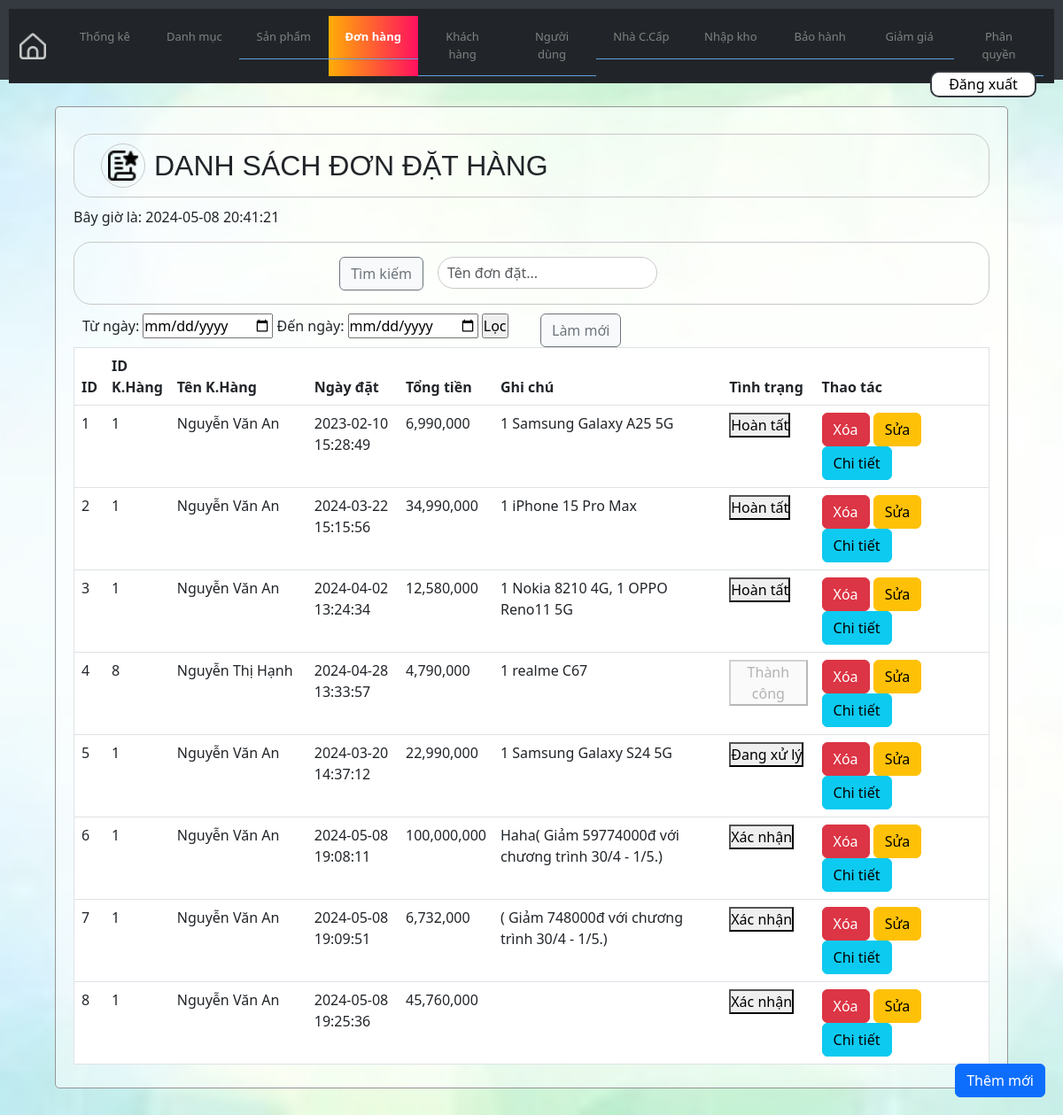
Screenshot of /admin/index.php?ctrl=orderController (signed in) with the database file from the repository.
### tables this page shows
CREATE TABLE `don_dat_hang` (
  `id` int(11) NOT NULL,
  `id_khach_hang` int(11) DEFAULT NULL,
  `ngay` datetime DEFAULT NULL,
  `tong_tien` decimal(10,2) DEFAULT NULL,
  `ghi_chu` text DEFAULT NULL,
  `tinh_trang` varchar(224) DEFAULT NULL
);

CREATE TABLE `khach_hang` (
  `id` int(11) NOT NULL,
  `ten` varchar(255) DEFAULT NULL,
  `so_dien_thoai` varchar(20) DEFAULT NULL,
  `email` varchar(255) DEFAULT NULL,
  `dia_chi` varchar(255) DEFAULT NULL,
  `id_nguoi_dung` int(11) DEFAULT NULL
);

### lib/database.php (called while the page is built, shortened)
<?php
class Database
{
    private $host = "localhost";
    private $username = "root";
    private $password = "";
    private $database = "phonestore";
    private $conn;
    public function __construct()
    {
        $this->conn = $this->connectDB();
    }
    private function connectDB()
    {
        $conn = mysqli_connect($this->host, $this->username, $this->password, $this->database);
        return $conn;
    }
    public function select($query)
    {
        $result = mysqli_query($this->conn, $query);
        if ($result) {
            $data = mysqli_fetch_all($result, MYSQLI_ASSOC);
            return $data;
        } else {
            die(mysqli_error($this->conn));
        }
    }
}

### admin/model/orderModel.php (called while the page is built, shortened)
<?php
class OrderModel
{
    private $db;
    public function __construct()
    {
        $this->db = new Database();
    }
    public function getAllOrders()
    {
        $query = "SELECT don_dat_hang.*,khach_hang.ten AS ten_khach_hang
              FROM don_dat_hang
              JOIN khach_hang ON don_dat_hang.id_khach_hang = khach_hang.id";
        return $this->db->select($query);
    }
}

### admin/view/orderView.php (the view, shortened to what this page needs)
<!DOCTYPE html>
<html lang="vi">
<head>
    <link rel="stylesheet" href="/admin/css/common.css">
    <link href="https://cdn.jsdelivr.net/npm/bootstrap@5.3.0-alpha1/dist/css/bootstrap.min.css" rel="stylesheet">
</head>
<body>
    <div class="containerr">
        <div class="header-box">
            <div class="header-icon">
                <img src="/admin/img/icon/list.png" alt="orderImg">
            </div>
            <h2 class="mt-0 mb-0">DANH SÁCH ĐƠN ĐẶT HÀNG</h2>
        </div>
        <p class="time">Bây giờ là:
            <?php
            echo date('Y-m-d H:i:s'); ?></p>
        <div class="searchHolder">
            <form class="search-form-order mt-3">
                <div class="row g-3 searchField">
                    <div class="col-auto">
                        <input type="text" id="search" name="search" placeholder="Tên đơn đặt..." class="form-control" width="100%">
                    </div>
                    <div class="col-auto search">
                        <button type="submit" class="btn btn-light btn-outline-secondary">Tìm kiếm</button>
                    </div>
                </div>
            </form>
        </div>
        <div class="filter-and-refresh">
            <form class="filterOrder" method="GET" action="index.php">
                Từ ngày: <input type="date" name="from_date" required>
                Đến ngày: <input type="date" name="to_date" required>
                <input type="submit" value="Lọc">
            </form>
            <div class="refresh">
                <a href="index.php?ctrl=orderController" class="btn btn-light btn-outline-secondary">Làm mới</a>
            </div>
        </div>
        <div class="addNew btn btn-primary">
            <a class="addOrderLink" href="index.php?ctrl=orderController&action=viewAddOrder">Thêm mới</a>
        </div>
        <table class="table">
            <thead class="bg-dark text-white">
                <tr>
                    <th> ID</th>
                    <th style="width: 5%"> ID K.Hàng</th>
                    <th style="width: 15%"> Tên K.Hàng</th>
                    <th style="width: 10%"> Ngày đặt</th>
                    <th> Tổng tiền</th>
                    <th style="width: 25%"> Ghi chú</th>
                    <th> Tình trạng</th>
                    <th> Thao tác</th>
                </tr>
            </thead>
            <tbody>
                <?php foreach ($orders as $order) : ?>
                    <tr>
                        <td><?php echo $order['id']; ?></td>
                        <td><?php echo $order['id_khach_hang']; ?></td>
                        <td><?php echo $order['ten_khach_hang']; ?></td>
                        <td><?php echo $order['ngay']; ?></td>
                        <td><?php echo number_format($order['tong_tien']); ?></td>
                        <td><?php echo $order['ghi_chu']; ?></td>
                        <td>
                            <form class="toggleUserStatuss" action="index.php?ctrl=orderController&action=toggleOrderStatus" method="POST">
                                <?php if ($order['tinh_trang'] == 'Chờ xác nhận') echo "<button type='submit'>Xác nhận</button>";
                                else if ($order['tinh_trang'] == 'Đang xử lý') echo "<button type='submit'>Đang xử lý</button>";
                                else if ($order['tinh_trang'] == 'Đang giao') echo "<button type='submit'>Hoàn tất</button>";
                                else if ($order['tinh_trang'] == 'Thành công') echo "<button type='submit' disabled>Thành công</button>";
                                ?>
                            </form>
                        </td>
                        <td>
                            <a class="btn btn-danger deleteOrderLink" href="index.php?ctrl=orderController&action=deleteOrder&id=<?php echo $order['id']; ?>">Xóa</a>
                            <a class="btn btn-warning updateOrderLink" href="index.php?ctrl=orderController&action=updateOrderView&id=<?php echo $order['id']; ?>&tinh_trang=<?php echo $order['tinh_trang']; ?>">Sửa</a>
                            <a class="btn btn-info detailOrderLink" href="index.php?ctrl=orderController&action=viewOrderDetail&id=<?php echo $order['id']; ?>">Chi tiết</a>
                        </td>
                    </tr>
                <?php endforeach; ?>
            </tbody>
        </table>
    </div>
</body>
</html>

### admin/css/style.css (style rules this page uses)
table { border-collapse: collapse; width: 100%; }
table, th, td { border: 1px solid black; }
* { margin: 0; padding: 0; box-sizing: border-box; }

### admin/css/common.css (style rules this page uses)
.search { transition: all 0.2s; }
.header-icon { width: 50px; height: 50px; margin-inline: 20px; border: 1px solid rgb(200, 200, 200); padding: 5px; border-radius: 50%; display: flex; justify-content: center; align-items: center; overflow: hidden; }
.header-icon img { width: 90%; height: 90%; object-fit: cover; }
.containerr { background-color: rgb(255, 255, 255, 0.5); padding: 10px; border: 1px solid rgb(150, 150, 150); border-radius: 5px; padding-inline: 20px; cursor: default; margin-bottom: 10px; }
.header-box { border: 1px solid rgb(200, 200, 200); padding: 10px; margin-top: 20px; display: inline-flex; align-items: center; width: 100%; border-radius: 20px; margin-bottom: 10px; }
.header-box h2 { font-family: Arial, Helvetica, sans-serif }
.header-icon { margin-right: 10px; }
.table tbody tr:nth-of-type(odd) { background-color: white; }
.table tbody tr:nth-of-type(even) { background-color: rgb(240,240,240); }
.searchHolder { border: 1px solid rgb(200, 200, 200); border-radius: 20px; padding: 0px 0px 15px 0px; margin-bottom: 10px; display: flex; align-items: center; justify-content: center; }
.searchField { width: 500px; flex-direction: row-reverse; transition: all 0.3s ease-in-out; padding-right: 100px; }
.searchField input { border: 1px solid rgb(200, 200, 200); border-radius: 20px; padding: 5px; padding-left: 10px; transition: all 0.3s ease-in-out; }
.addNew { position: fixed; transition: all 0.2s ease-out; right: 20px; bottom: 20px; transition: all 0.2s ease-out; }
.addNew a { width: fit-content; width: 150px; font-weight: 500; text-align: center; justify-content: center; text-decoration: none; color: white; transition: all 0.2s ease-out; }

### admin/view/orderView.php (style rules this page uses)
.filter-and-refresh { display: flex; justify-content: space-between; }
.filter-and-refresh .filterOrder, .filter-and-refresh .refresh { flex: 1; margin: 0 10px; }

### rows the page displays
don_dat_hang: id "1", id_khach_hang "1", id_khach_hang.ten "Nguyễn Văn An", ngay "2023-02-10 15:28:49", tong_tien "6,990,000", ghi_chu "1 Samsung Galaxy A25 5G", tinh_trang "Hoàn tất"
don_dat_hang: id "2", id_khach_hang "1", id_khach_hang.ten "Nguyễn Văn An", ngay "2024-03-22 15:15:56", tong_tien "34,990,000", ghi_chu "1 iPhone 15 Pro Max", tinh_trang "Hoàn tất"
don_dat_hang: id "3", id_khach_hang "1", id_khach_hang.ten "Nguyễn Văn An", ngay "2024-04-02 13:24:34", tong_tien "12,580,000", ghi_chu "1 Nokia 8210 4G, 1 OPPO Reno11 5G", tinh_trang "Hoàn tất"
don_dat_hang: id "4", id_khach_hang "8", id_khach_hang.ten "Nguyễn Thị Hạnh", ngay "2024-04-28 13:33:57", tong_tien "4,790,000", ghi_chu "1 realme C67", tinh_trang "Thành công"
don_dat_hang: id "5", id_khach_hang "1", id_khach_hang.ten "Nguyễn Văn An", ngay "2024-03-20 14:37:12", tong_tien "22,990,000", ghi_chu "1 Samsung Galaxy S24 5G", tinh_trang "Đang xử lý"
don_dat_hang: id "6", id_khach_hang "1", id_khach_hang.ten "Nguyễn Văn An", ngay "2024-05-08 19:08:11", tong_tien "100,000,000", ghi_chu "Haha( Giảm 59774000đ với chương trình 30/4 - 1/5.)", tinh_trang "Xác nhận"
don_dat_hang: id "7", id_khach_hang "1", id_khach_hang.ten "Nguyễn Văn An", ngay "2024-05-08 19:09:51", tong_tien "6,732,000", ghi_chu "( Giảm 748000đ với chương trình 30/4 - 1/5.)", tinh_trang "Xác nhận"
don_dat_hang: id "8", id_khach_hang "1", id_khach_hang.ten "Nguyễn Văn An", ngay "2024-05-08 19:25:36", tong_tien "45,760,000", tinh_trang "Xác nhận"
